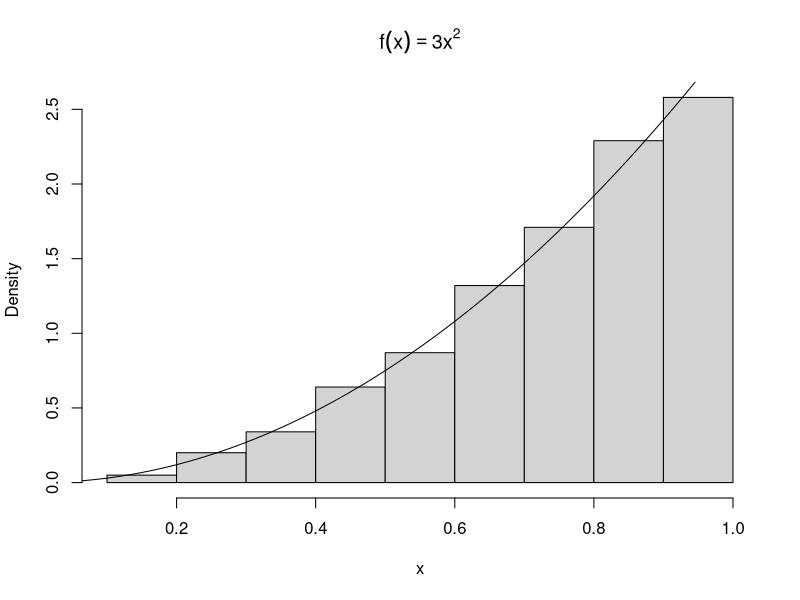
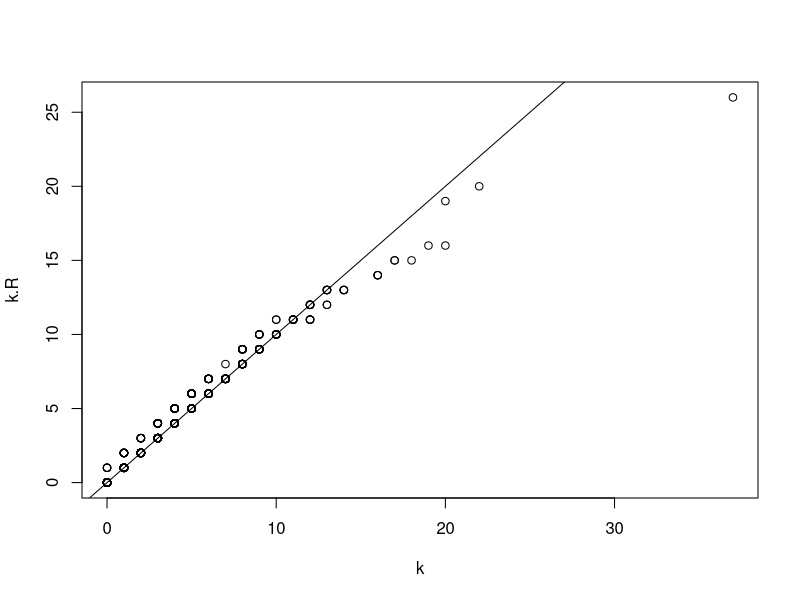
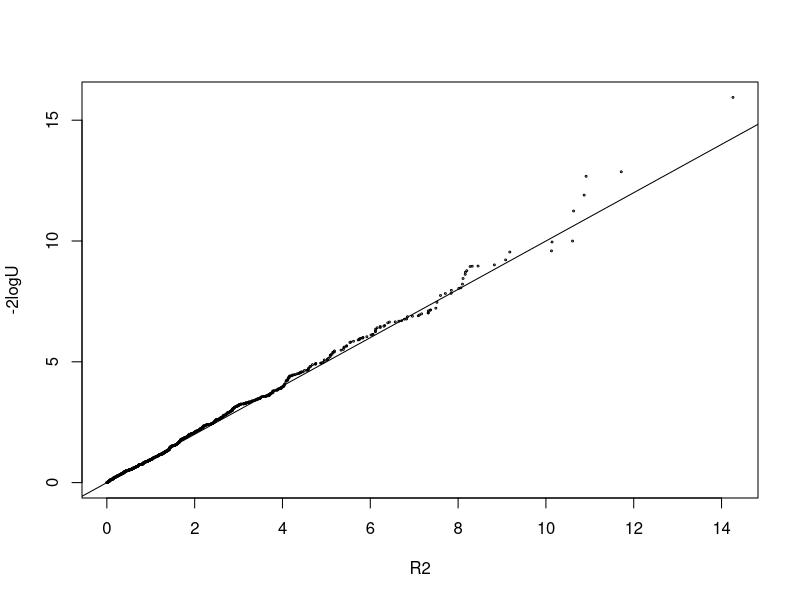
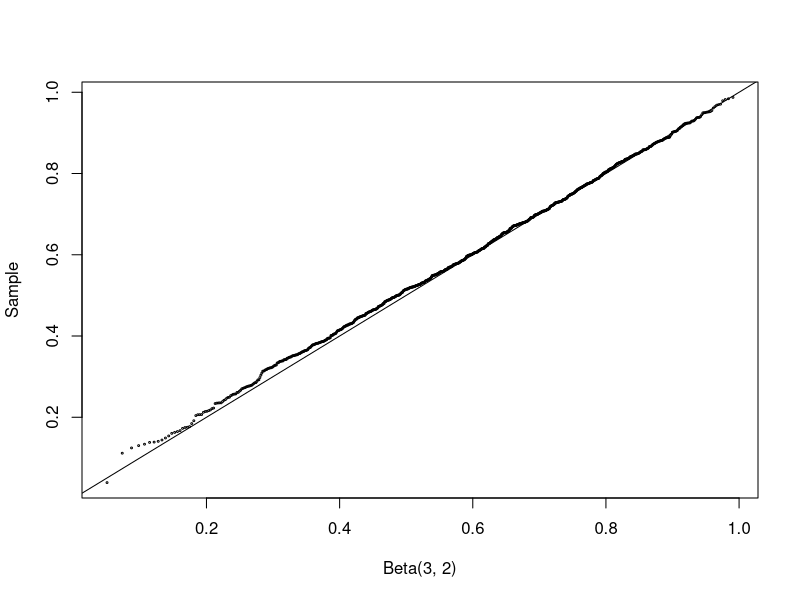
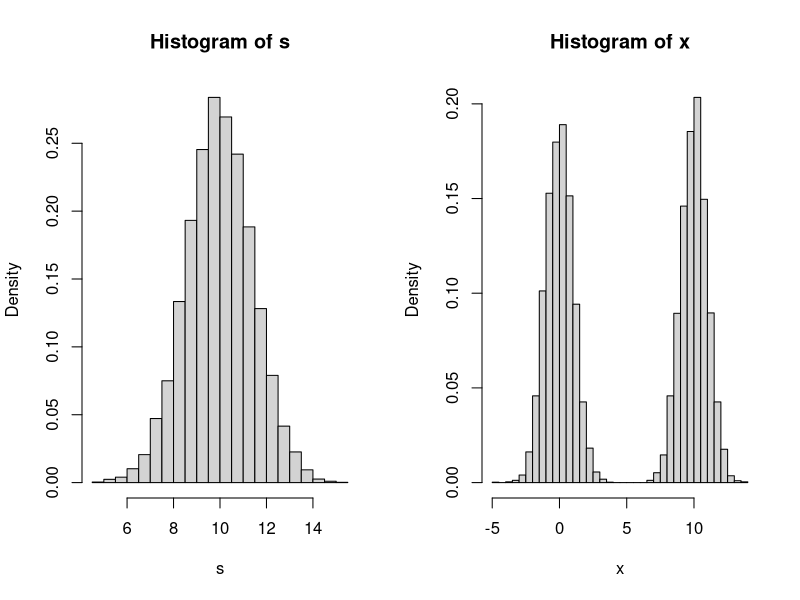
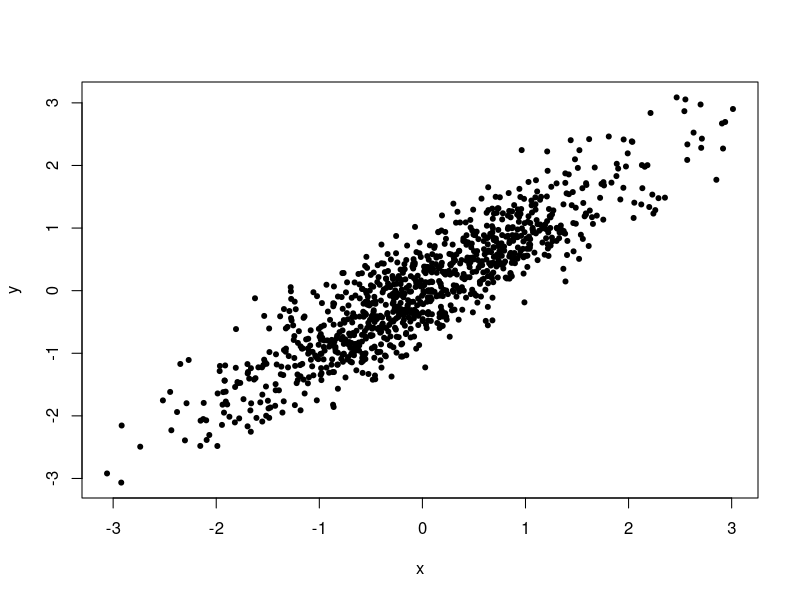

Recreate these plots in R, in order.
### Example 3.1

#toss some coins
sample(0:1, size = 10, replace = TRUE)

#choose some lottery numbers
sample(1:100, size = 6, replace = FALSE)

#permuation of letters a-z
sample(letters)

#sample from a multinomial distribution
x <- sample(1:3, size = 10000, replace = TRUE, prob = c(.2, .3, .5))
table(x)


### Example 3.2 (Inverse transform method, continuous case)

n <- 1000
u <- runif(n)
x <- u^(1/3)
hist(x, prob = TRUE, main = expression(f(x)==3*x^2)) #density histogram of sample
#hist(x, prob = TRUE, main = bquote(f(x)==3*x^2)) #density histogram of sample

y <- seq(0, 1, .01)
lines(y, 3*y^2)    #density curve f(x)


### Example 3.4 (Two point distribution)

n <- 100000
p <- 0.4
u <- runif(n)
x <- as.integer(u > 0.6)   #(u > 0.6) is a logical vector

mean(x) # p=0.4
var(x)  # p*(1-p)=0.24


y <- rbinom(n, 1, p)
mean(y)
var(y)

### Example 3.5 (Geometric distribution)

n <- 1000
p <- 0.25
u <- runif(n)
k <- ceiling(log(1-u) / log(1-p)) - 1

# more efficient
k <- floor(log(u) / log(1-p))

k.R = rgeom(n, prob = p)
qqplot(k, k.R)
abline(0,1)


### Example 3.7 (Acceptance-rejection method)

n <- 1000
k <- 0      #counter for accepted
j <- 0      #iterations
y <- numeric(n)

while (k < n) {
u <- runif(1)
j <- j + 1
x <- runif(1)  #random variate from g
if (x * (1-x) > u) {
    #we accept x
    k <- k + 1
    y[k] <- x
}
}

j

# change c to be 1.5
n <- 1000
k <- 0      #counter for accepted
j <- 0      #iterations
y <- numeric(n)

while (k < n) {
u <- runif(1)
j <- j + 1
x <- runif(1)  #random variate from g
if (4*x * (1-x) > u) {
#we accept x
k <- k + 1
y[k] <- x
}
}

j

#compare empirical and theoretical percentiles
p <- seq(.1, .9, .1)
Qhat <- quantile(y, p)   #quantiles of sample
Q <- qbeta(p, 2, 2)      #theoretical quantiles
# se <- sqrt(p * (1-p) / (n * dbeta(Q, 2, 2)^2)) #see Ch. 2
round(rbind(Qhat, Q), 3)


### Verification of the Box-Muller 
n=1000
z1=rnorm(n); z2=rnorm(n)
u=runif(n)

qqplot(z1^2+z2^2, -2*log(u), cex=0.25, xlab="R2", ylab="-2logU")
abline(0, 1)


### Example 3.8 (Beta distribution)

n <- 1000
a <- 3
b <- 2
u <- rgamma(n, shape=a, rate=1)
v <- rgamma(n, shape=b, rate=1)
x <- u / (u + v)

q <- qbeta(ppoints(n), a, b)
qqplot(q, x, cex=0.25, xlab="Beta(3, 2)", ylab="Sample")
abline(0, 1)




### Example 3.10 (Chisquare)

n <- 10000
nu <- 2
X <- matrix(rnorm(n*nu), n, nu)^2 #matrix of sq. normals
#sum the squared normals across each row: 
#method 1
y <- rowSums(X)
#method 2
y <- apply(X, MARGIN=1, FUN=sum)  #a vector length n
mean(y)
var(y)

### Example (Convolutions and mixtures of normal dist)

n <- 10000
x1 <- rnorm(n, 0, 1)
x2 <- rnorm(n, 10, 1)
s <- x1 + x2              #the convolution
u <- runif(n)
k <- as.integer(u > 0.5)  #vector of 0's and 1's
x <- k * x1 + (1-k) * x2  #the mixture

par(mfcol=c(1,2))         #two graphs per page
hist(s, prob=TRUE, breaks = 30)
hist(x, prob=TRUE, breaks = 30)
par(mfcol=c(1,1))         #restore display



### Example 3.16 (Spectral decomposition method)

# mean and covariance parameters
mu <- c(0, 0)
Sigma <- matrix(c(1, .9, .9, 1), nrow = 2, ncol = 2)

rmvn.eigen <-
function(n, mu, Sigma) {
# generate n random vectors from MVN(mu, Sigma)
# dimension is inferred from mu and Sigma
d <- length(mu)
ev <- eigen(Sigma, symmetric = TRUE)
lambda <- ev$values
V <- ev$vectors
R <- V %*% diag(sqrt(lambda)) %*% t(V)
Z <- matrix(rnorm(n*d), nrow = n, ncol = d)
X <- Z %*% R + matrix(mu, n, d, byrow = TRUE)
X
}

# generate the sample
X <- rmvn.eigen(1000, mu, Sigma)

plot(X, xlab = "x", ylab = "y", pch = 20)
print(colMeans(X))
print(cor(X))


### Example 3.17 (SVD method)

rmvn.svd <-
function(n, mu, Sigma) {
# generate n random vectors from MVN(mu, Sigma)
# dimension is inferred from mu and Sigma
d <- length(mu)
S <- svd(Sigma)
R <- S$u %*% diag(sqrt(S$d)) %*% t(S$v) #sq. root Sigma
Z <- matrix(rnorm(n*d), nrow=n, ncol=d)
X <- Z %*% R + matrix(mu, n, d, byrow=TRUE)
X
}


### Example 3.18 (Choleski factorization method)

rmvn.Choleski <-
function(n, mu, Sigma) {
# generate n random vectors from MVN(mu, Sigma)
# dimension is inferred from mu and Sigma
d <- length(mu)
Q <- chol(Sigma) # Choleski factorization of Sigma
Z <- matrix(rnorm(n*d), nrow=n, ncol=d)
X <- Z %*% Q + matrix(mu, n, d, byrow=TRUE)
X
}
